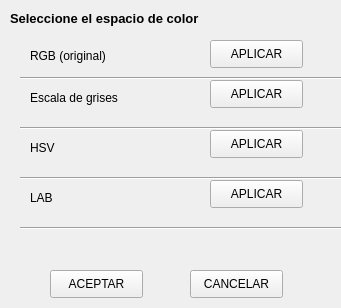
<?xml version="1.0" encoding="UTF-8"?>
<ui version="4.0">
 <class>Form</class>
 <widget class="QWidget" name="Form">
  <property name="geometry">
   <rect>
    <x>0</x>
    <y>0</y>
    <width>341</width>
    <height>308</height>
   </rect>
  </property>
  <property name="windowTitle">
   <string>Form</string>
  </property>
  <widget class="QLabel" name="titulo">
   <property name="geometry">
    <rect>
     <x>10</x>
     <y>10</y>
     <width>261</width>
     <height>16</height>
    </rect>
   </property>
   <property name="font">
    <font>
     <family>Arial</family>
     <pointsize>10</pointsize>
     <weight>75</weight>
     <bold>true</bold>
    </font>
   </property>
   <property name="text">
    <string>Seleccione el espacio de color</string>
   </property>
  </widget>
  <widget class="QLabel" name="RGB">
   <property name="geometry">
    <rect>
     <x>30</x>
     <y>40</y>
     <width>281</width>
     <height>31</height>
    </rect>
   </property>
   <property name="font">
    <font>
     <family>Arial</family>
     <pointsize>9</pointsize>
    </font>
   </property>
   <property name="text">
    <string>RGB (original)</string>
   </property>
  </widget>
  <widget class="QLabel" name="GRISES">
   <property name="geometry">
    <rect>
     <x>30</x>
     <y>90</y>
     <width>191</width>
     <height>16</height>
    </rect>
   </property>
   <property name="font">
    <font>
     <family>Arial</family>
     <pointsize>9</pointsize>
    </font>
   </property>
   <property name="text">
    <string>Escala de grises</string>
   </property>
  </widget>
  <widget class="QLabel" name="HSV">
   <property name="geometry">
    <rect>
     <x>30</x>
     <y>140</y>
     <width>55</width>
     <height>16</height>
    </rect>
   </property>
   <property name="font">
    <font>
     <family>Arial</family>
     <pointsize>9</pointsize>
    </font>
   </property>
   <property name="text">
    <string>HSV</string>
   </property>
  </widget>
  <widget class="QLabel" name="LAB">
   <property name="geometry">
    <rect>
     <x>30</x>
     <y>190</y>
     <width>55</width>
     <height>16</height>
    </rect>
   </property>
   <property name="font">
    <font>
     <family>Arial</family>
     <pointsize>9</pointsize>
    </font>
   </property>
   <property name="text">
    <string>LAB</string>
   </property>
  </widget>
  <widget class="QPushButton" name="bnt_rgb">
   <property name="geometry">
    <rect>
     <x>210</x>
     <y>40</y>
     <width>93</width>
     <height>28</height>
    </rect>
   </property>
   <property name="font">
    <font>
     <family>Arial</family>
     <pointsize>9</pointsize>
    </font>
   </property>
   <property name="text">
    <string>APLICAR</string>
   </property>
  </widget>
  <widget class="QPushButton" name="bnt_grises">
   <property name="geometry">
    <rect>
     <x>210</x>
     <y>80</y>
     <width>93</width>
     <height>28</height>
    </rect>
   </property>
   <property name="font">
    <font>
     <family>Arial</family>
     <pointsize>9</pointsize>
    </font>
   </property>
   <property name="text">
    <string>APLICAR</string>
   </property>
  </widget>
  <widget class="QPushButton" name="bnt_hsv">
   <property name="geometry">
    <rect>
     <x>210</x>
     <y>130</y>
     <width>93</width>
     <height>28</height>
    </rect>
   </property>
   <property name="font">
    <font>
     <family>Arial</family>
     <pointsize>9</pointsize>
    </font>
   </property>
   <property name="text">
    <string>APLICAR</string>
   </property>
  </widget>
  <widget class="QPushButton" name="bnt_lab">
   <property name="geometry">
    <rect>
     <x>210</x>
     <y>180</y>
     <width>93</width>
     <height>28</height>
    </rect>
   </property>
   <property name="font">
    <font>
     <family>Arial</family>
     <pointsize>9</pointsize>
    </font>
   </property>
   <property name="text">
    <string>APLICAR</string>
   </property>
  </widget>
  <widget class="Line" name="line">
   <property name="geometry">
    <rect>
     <x>20</x>
     <y>70</y>
     <width>411</width>
     <height>16</height>
    </rect>
   </property>
   <property name="orientation">
    <enum>Qt::Horizontal</enum>
   </property>
  </widget>
  <widget class="Line" name="line_2">
   <property name="geometry">
    <rect>
     <x>20</x>
     <y>120</y>
     <width>411</width>
     <height>16</height>
    </rect>
   </property>
   <property name="orientation">
    <enum>Qt::Horizontal</enum>
   </property>
  </widget>
  <widget class="Line" name="line_3">
   <property name="geometry">
    <rect>
     <x>20</x>
     <y>170</y>
     <width>411</width>
     <height>16</height>
    </rect>
   </property>
   <property name="orientation">
    <enum>Qt::Horizontal</enum>
   </property>
  </widget>
  <widget class="QPushButton" name="aceptar">
   <property name="geometry">
    <rect>
     <x>50</x>
     <y>270</y>
     <width>93</width>
     <height>28</height>
    </rect>
   </property>
   <property name="font">
    <font>
     <family>Arial</family>
     <pointsize>9</pointsize>
    </font>
   </property>
   <property name="text">
    <string>ACEPTAR</string>
   </property>
  </widget>
  <widget class="QPushButton" name="cancelar">
   <property name="geometry">
    <rect>
     <x>190</x>
     <y>270</y>
     <width>93</width>
     <height>28</height>
    </rect>
   </property>
   <property name="font">
    <font>
     <family>Arial</family>
     <pointsize>9</pointsize>
    </font>
   </property>
   <property name="text">
    <string>CANCELAR</string>
   </property>
  </widget>
  <widget class="Line" name="line_4">
   <property name="geometry">
    <rect>
     <x>20</x>
     <y>220</y>
     <width>411</width>
     <height>16</height>
    </rect>
   </property>
   <property name="orientation">
    <enum>Qt::Horizontal</enum>
   </property>
  </widget>
 </widget>
 <resources/>
 <connections/>
</ui>
